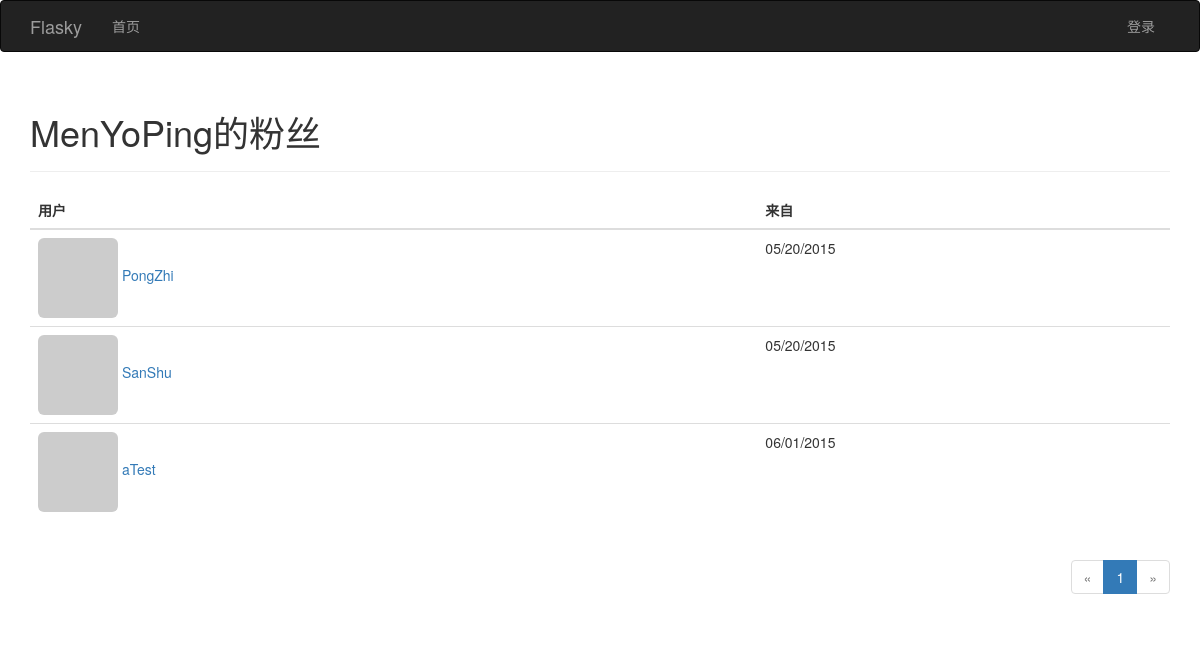
The app's page /followers/MenYoPing with its own data.
### app/models.py (models this page shows, shortened)
class User(UserMixin, db.Model):
              __tablename__ = 'users'                                       #表名 users
              id = db.Column(db.Integer, primary_key=True)                  #列名 id
              email = db.Column(db.String(64), unique=True, index=True)     #列名 email （用户使用电子邮件进行登录）
              username = db.Column(db.String(64), unique=True, index=True)  #列名 username
              role_id = db.Column(db.Integer, db.ForeignKey('roles.id'))
              password_hash = db.Column(db.String(128))                     #列名: 密码哈希散列
              confirmed = db.Column(db.Boolean, default=False)              #列名: 注册用户确认 (1表示已验证, 0表示没有验证)
              name = db.Column(db.String(64))                               #列名: 真实姓名
              location = db.Column(db.String(64))                           #列名: 所在地
              about_me = db.Column(db.Text())                               #列名: 自我介绍
              member_since = db.Column(db.DateTime(), default=datetime.utcnow)  #列名: 注册日期
              last_seen = db.Column(db.DateTime(), default=datetime.utcnow)     #列名: 最后访问日期
              avatar_hash = db.Column(db.String(32))  #Gravatar头像生成的MD5值
              posts = db.relationship('Post', backref='author', lazy='dynamic') #外链到posts文章表
              followed = db.relationship('Follow',
                                         foreign_keys=[Follow.follower_id],             #foreign_keys参数指定外键,防止外键间的歧义
                                         backref=db.backref('follower', lazy='joined'), #lazy='joined'  加载记录,但使用联结
                                         lazy='dynamic',                                #lazy='dynamic' 不加载记录，但提供加载记录的查询
                                         cascade='all, delete-orphan')                  #启用所有默认层叠选项,而且删除孤儿记录
              followers = db.relationship('Follow',
                                          foreign_keys=[Follow.followed_id],
                                          backref=db.backref('followed', lazy='joined'),
                                          lazy='dynamic',
                                          cascade='all, delete-orphan')
              comments = db.relationship('Comment', backref='author', lazy='dynamic')
              @property  #@property作用是将方法函数变成了属性
              def password(self):
                            '''  password的只读属性(如果试图读取password属性的值,则会返回错误)  '''
                            raise AttributeError('password is not a readable attribute')
              def gravatar(self, size=100, default='identicon', rating='g'):
                            if request.is_secure:
                                          url = 'https://secure.gravatar.com/avatar'
                            else:
                                          url = 'http://www.gravatar.com/avatar'
                            hash = self.avatar_hash or hashlib.md5(self.email.encode('utf-8')).hexdigest()
                            return '{url}/{hash}?s={size}&d={default}&r={rating}'.format(url=url, hash=hash, size=size, default=default, rating=rating)
              ''' 使用: python manage.py shell
                       User.generate_fake(100)
              '''

class Follow(db.Model):
              __tablename__ = 'follows'
              follower_id = db.Column(db.Integer, db.ForeignKey('users.id'), primary_key=True) #自己     (左边)
              followed_id = db.Column(db.Integer, db.ForeignKey('users.id'), primary_key=True) #关注了谁 (右边)
              timestamp = db.Column(db.DateTime, default=datetime.utcnow) #日期时间

### app/main/views.py (the view)
@main.route('/followers/<username>')
def followers(username):
    user = User.query.filter_by(username=username).first()
    if user is None:
        flash(u'用户不存在')
        return redirect(url_for('.index'))
    page = request.args.get('page', 1, type=int)
    pagination = user.followers.paginate(page, per_page=current_app.config['FLASKY_FOLLOWERS_PER_PAGE'], error_out=False)
    follows = [{'user': item.follower, 'timestamp': item.timestamp} for item in pagination.items] #转换成一个新列表,列表中的各元素都包含user和timestamp字段.
    return render_template('followers.html', user=user, title=u'的粉丝', endpoint='.followers', pagination=pagination,
                           follows=follows)

### app/auth/views.py (called while the page is built)
@auth.before_app_request
def before_request():
              ''' 2.更新已登录用户的访问时间 '''
              if current_user.is_authenticated():
                            current_user.ping()   #更新已登录用户的访问时间
                            if not current_user.confirmed \
                               and request.endpoint[:5] != 'auth.' \
                               and request.endpoint != 'static':
                                          return redirect(url_for('auth.unconfirmed'))

### app/main/__init__.py (called while the page is built)
@main.app_context_processor
def inject_permissions():
              return dict(Permission=Permission)

### app/main/views.py (called while the page is built)
@main.after_app_request
def after_request(response):
    for query in get_debug_queries():
        if query.duration >= current_app.config['FLASKY_SLOW_DB_QUERY_TIME']:
            current_app.logger.warning(
                'Slow query: %s\nParameters: %s\nDuration: %fs\nContext: %s\n'
                % (query.statement, query.parameters, query.duration,
                   query.context))
    return response

### app/models.py (called while the page is built)
              def can(self, permissions):
                            return False

### app/templates/followers.html (shortened to what this page needs)
{% extends "base.html" %}
{% import "_macros.html" as macros %}
{% block page_content %}
<div class="page-header">
<h1>{{ user.username }}{{ title }} </h1>
</div>
<table class="table table-hover followers">
<thead> <tr><th>用户</th> <th>来自</th></tr> </thead>
{% for follow in follows %}
{% if follow.user != user %}
<tr>
<td>
              <a href="{{ url_for('.user', username = follow.user.username)}}">
                            <img class="img-rounded" src="{{ follow.user.gravatar(size=32) }}">
                            {{ follow.user.username}}
              </a>
</td>
<td> {{ moment(follow.timestamp).format('L') }} </td>
</tr>
{% endif %}
{% endfor %}
</table>
<div class="pagination">
{{ macros.pagination_widget(pagination, endpoint, username = user.username )}}
</div>
{% endblock %}

### app/static/styles.css (style rules this page uses)
div.pagination { width: 100%; text-align: right; padding: 0px; margin: 0px; }

### records on screen
User: username "MenYoPing"
User: user.username "PongZhi"
Follow: timestamp "05/20/2015"
User: user.username "SanShu"
Follow: timestamp "05/20/2015"
User: user.username "aTest"
Follow: timestamp "06/01/2015"

### other values on screen
{{ title }} "的粉丝"
{{ p }} "1"
